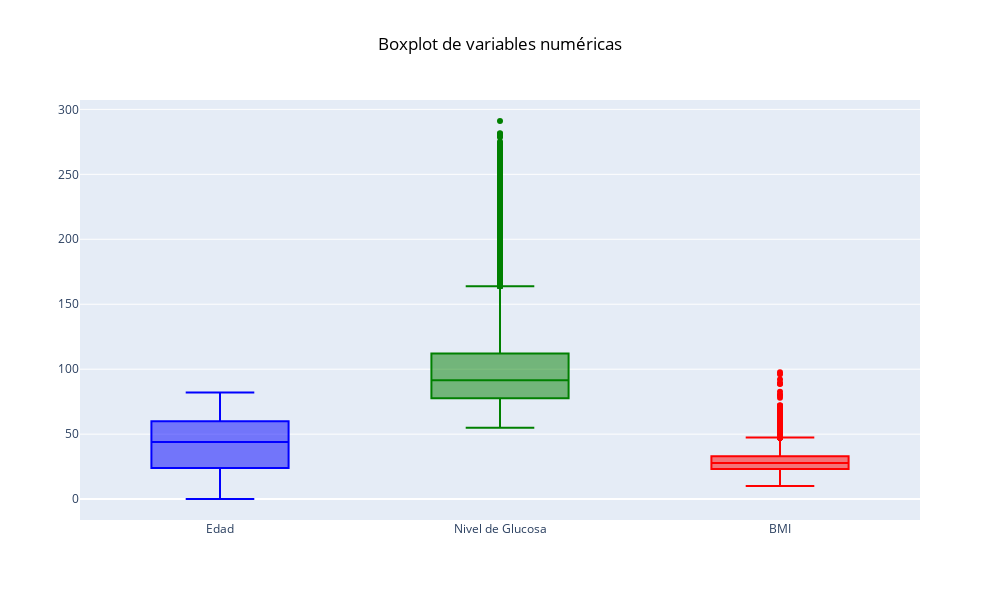

The notebook cell this image was saved under:
### Code cell
columnas = ['age', 'avg_glucose_level', 'bmi']
nombres = ['Edad', 'Nivel de Glucosa', 'BMI']
colors = ['blue', 'green', 'red']

fig = go.Figure()
for num, i in enumerate(columnas):
    fig.add_trace(go.Box(y=df[i], name=nombres[num], marker_color=colors[num]))#, boxmean='sd', boxpoints='all', jitter=0.3, pointpos=-1.8, marker=dict(size=5, opacity=0.5), line=dict(width=2)))
    # fig.update_traces(marker=dict(color=colors[columnas.index(i)]))
fig.update_layout(title_text='Boxplot de variables numéricas', title_x=0.5, showlegend=False, title_font_color='black', width=1000, height=600)
fig.show()
fig.write_image(os.path.join(os.path.dirname(os.path.dirname(os.path.abspath('file'))), 'utils', "image", "boxplot.png"))

### Figure 1 — Plotly figure (JSON) as saved in the notebook; plotly's stock layout.template omitted (floating-point values rounded to 4 significant figures; data arrays with more than 128 entries replaced by an {"elided": "..."} marker saying what was removed)
{"data": [{"marker": {"color": "blue"}, "name": "Edad", "type": "box", "y": {"elided": "43400 float values"}}, {"marker": {"color": "green"}, "name": "Nivel de Glucosa", "type": "box", "y": {"elided": "43400 float values"}}, {"marker": {"color": "red"}, "name": "BMI", "type": "box", "y": {"elided": "43400 float values"}}], "layout": {"height": 600, "showlegend": false, "title": {"font": {"color": "black"}, "text": "Boxplot de variables numéricas", "x": 0.5}, "width": 1000}}
